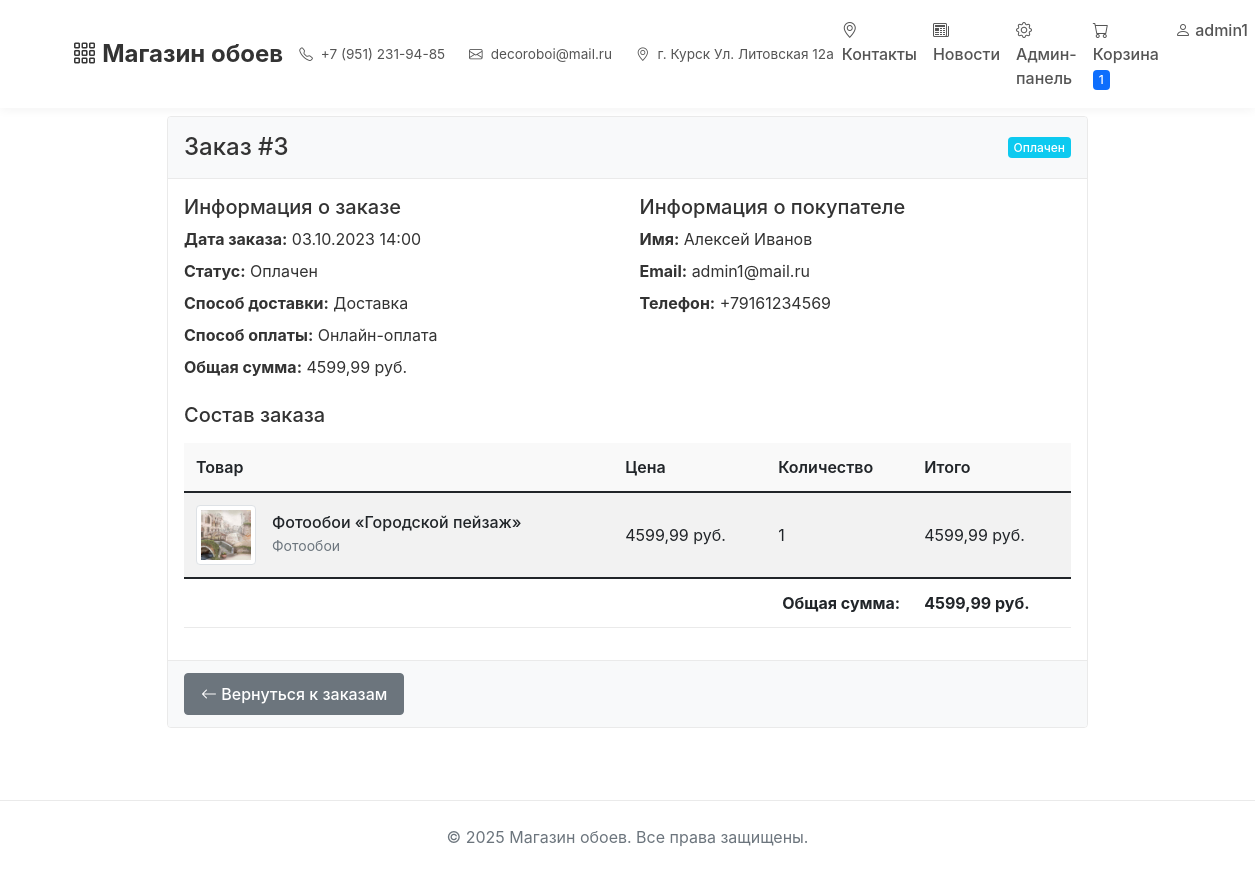
Page /order/3/ (signed in) on the committed database.
### store/models.py (models this page shows, shortened)
class User(AbstractUser):
    ROLE_CHOICES = (
        ('admin', 'Администратор'),
        ('user', 'Пользователь'),
    )
    role = models.CharField(
        max_length=10,
        choices=ROLE_CHOICES,
        default='user',
        verbose_name='Роль'
    )
    phone = models.CharField(
        max_length=15,
        blank=True,
        verbose_name='Телефон'
    )
    address = models.TextField(
        blank=True,
        verbose_name='Адрес'
    )
    city = models.CharField(
        max_length=100,
        blank=True,
        verbose_name='Город'
    )
    postal_code = models.CharField(
        max_length=10,
        blank=True,
        verbose_name='Почтовый индекс'
    )
    country = models.CharField(
        max_length=100,
        blank=True,
        default='Россия',
        verbose_name='Страна'
    )
    class Meta:
        verbose_name = 'Пользователь'
        verbose_name_plural = 'Пользователи'
    def is_admin(self):
        return self.role == 'admin'

class Order(models.Model):
    STATUS_CHOICES = (
        ('new', 'Новый'),
        ('processing', 'В обработке'),
        ('paid', 'Оплачен'),
        ('shipped', 'Отправлен'),
        ('completed', 'Завершён'),
        ('cancelled', 'Отменён'),
    )
    DELIVERY_CHOICES = (
        ('pickup', 'Самовывоз'),
        ('delivery', 'Доставка'),
    )
    PAYMENT_CHOICES = (
        ('online', 'Онлайн-оплата'),
        ('cod', 'Оплата при получении'),
    )
    PRIORITY_CHOICES = (
        ('low', 'Низкий'),
        ('medium', 'Средний'),
        ('high', 'Высокий'),
    )
    user = models.ForeignKey(
        User,
        on_delete=models.CASCADE,
        related_name="orders",
        verbose_name='Пользователь'
    )
    created_at = models.DateTimeField(
        auto_now_add=True,
        verbose_name='Дата создания'
    )
    updated_at = models.DateTimeField(
        auto_now=True,
        verbose_name='Дата обновления'
    )
    status = models.CharField(
        max_length=20,
        choices=STATUS_CHOICES,
        default='new',
        verbose_name='Статус'
    )
    delivery_method = models.CharField(
        max_length=20,
        choices=DELIVERY_CHOICES,
        default='pickup',
        verbose_name='Способ доставки'
    )
    payment_method = models.CharField(
        max_length=20,
        choices=PAYMENT_CHOICES,
        default='cod',
        verbose_name='Способ оплаты'
    )
    total_price = models.DecimalField(
        max_digits=10,
        decimal_places=2,
        default=0,
        verbose_name='Общая стоимость'
    )
    shipping_address = models.TextField(
        verbose_name='Адрес доставки',
        blank=True
    )
    shipping_city = models.CharField(
        max_length=100,
        verbose_name='Город',
        blank=True
    )
    shipping_zip_code = models.CharField(
        max_length=10,
        verbose_name='Почтовый индекс',
        blank=True
    )
    customer_notes = models.TextField(
        blank=True,
        verbose_name='Примечания клиента'
    )
    admin_notes = models.TextField(
        blank=True,
        verbose_name='Заметки администратора'
    )
    assigned_to = models.ForeignKey(
        User,
        on_delete=models.SET_NULL,
        null=True,
        blank=True,
        related_name='assigned_orders',
        verbose_name='Ответственный'
    )
    priority = models.CharField(
        max_length=10,
        choices=PRIORITY_CHOICES,
        default='medium',
        verbose_name='Приоритет'
    )
    class Meta:
        verbose_name = 'Заказ'
        verbose_name_plural = 'Заказы'
        ordering = ['-created_at']

class OrderItem(models.Model):
    order = models.ForeignKey(
        Order,
        on_delete=models.CASCADE,
        related_name="items",
        verbose_name='Заказ')
    product = models.ForeignKey(Product, on_delete=models.CASCADE)
    quantity = models.PositiveIntegerField()
    price = models.DecimalField(max_digits=10, decimal_places=2)
    def total_price(self):
        return self.price * self.quantity
    class Meta:
        verbose_name = "Товар в заказе"
        verbose_name_plural = "Товары в заказе"

class Product(models.Model):
    name = models.CharField(max_length=200)
    description = models.TextField(blank=True)
    price = models.DecimalField(max_digits=10, decimal_places=2)
    image = models.ImageField(upload_to="products/")
    stock = models.PositiveIntegerField(default=0)
    created_at = models.DateTimeField(auto_now_add=True)
    updated_at = models.DateTimeField(auto_now=True)
    category = models.ForeignKey(
        Category,
        on_delete=models.CASCADE,
        related_name="products"
    )
    is_featured = models.BooleanField(
        default=False,
        verbose_name='Рекомендуемый товар',
        help_text='Отметьте, если товар должен отображаться в рекомендованных')
    class Meta:
        verbose_name = "Товар"
        verbose_name_plural = "Товары"
        ordering = ['-created_at']  # Добавлено для стандартной сортировки

class Category(models.Model):
    name = models.CharField(max_length=100, unique=True)
    slug = models.SlugField(unique=True, blank=True, null=True)
    description = models.TextField(blank=True)
    class Meta:
        verbose_name = "Категория"
        verbose_name_plural = "Категории"
        ordering = ['name']

### store/views.py (the view)
# urls.py: path('order/<int:order_id>/', views.order_detail, name='order_detail'),
@login_required
def order_detail(request, order_id):
    order = get_object_or_404(Order, id=order_id, user=request.user)
    context = {'order': order}
    return render(request, 'store/order_detail.html', context)

### store/context_processors.py (called while the page is built)
def cart_items_count(request):
    if request.user.is_authenticated:
        try:
            cart = Cart.objects.get(user=request.user)
            count = cart.items.count()
        except Cart.DoesNotExist:
            count = 0
    else:
        count = 0
    return {'cart_items_count': count}

def user_processor(request):
    return {'current_user': request.user}

### store/templates/store/order_detail.html (shortened to what this page needs)
{% extends 'store/base.html' %}
{% block content %}
<div class="row justify-content-center">
    <div class="col-lg-10">
        <div class="card mb-4">
            <div class="card-header bg-light">
                <div class="d-flex justify-content-between align-items-center">
                    <h4 class="mb-0">Заказ #{{ order.id }}</h4>
                    <span class="badge
                        {% if order.status == 'completed' %}bg-success
                        {% elif order.status == 'cancelled' %}bg-danger
                        {% elif order.status == 'processing' %}bg-warning
                        {% else %}bg-info{% endif %}">
                        {{ order.get_status_display }}
                    </span>
                </div>
            </div>
            <div class="card-body">
                <div class="row mb-4">
                    <div class="col-md-6">
                        <h5>Информация о заказе</h5>
                        <div class="mb-2">
                            <strong>Дата заказа:</strong> {{ order.created_at|date:"d.m.Y H:i" }}
                        </div>
                        <div class="mb-2">
                            <strong>Статус:</strong> {{ order.get_status_display }}
                        </div>
                        <div class="mb-2">
                            <strong>Способ доставки:</strong> {{ order.get_delivery_method_display }}
                        </div>
                        <div class="mb-2">
                            <strong>Способ оплаты:</strong> {{ order.get_payment_method_display }}
                        </div>
                        <div>
                            <strong>Общая сумма:</strong> {{ order.total_price }} руб.
                        </div>
                    </div>
                    <div class="col-md-6">
                        <h5>Информация о покупателе</h5>
                        <div class="mb-2">
                            <strong>Имя:</strong> {{ order.user.get_full_name|default:order.user.username }}
                        </div>
                        <div class="mb-2">
                            <strong>Email:</strong> {{ order.user.email }}
                        </div>
                        {% if order.user.phone %}
                        <div class="mb-2">
                            <strong>Телефон:</strong> {{ order.user.phone }}
                        </div>
                        {% endif %}
                    </div>
                </div>
                <h5 class="mb-3">Состав заказа</h5>
                <div class="table-responsive">
                    <table class="table table-striped">
                        <thead>
                            <tr>
                                <th>Товар</th>
                                <th>Цена</th>
                                <th>Количество</th>
                                <th>Итого</th>
                            </tr>
                        </thead>
                        <tbody>
                            {% for item in order.items.all %}
                            <tr>
                                <td>
                                    <div class="d-flex align-items-center">
                                        <img src="{{ item.product.image.url }}" alt="{{ item.product.name }}"
                                             class="img-thumbnail me-3" style="width: 60px; height: 60px; object-fit: cover;">
                                        <div>
                                            <h6 class="mb-0">{{ item.product.name }}</h6>
                                            <small class="text-muted">{{ item.product.category.name }}</small>
                                        </div>
                                    </div>
                                </td>
                                <td>{{ item.price }} руб.</td>
                                <td>{{ item.quantity }}</td>
                                <td>{{ item.total_price }} руб.</td>
                            </tr>
                            {% endfor %}
                        </tbody>
                        <tfoot>
                            <tr>
                                <td colspan="3" class="text-end"><strong>Общая сумма:</strong></td>
                                <td><strong>{{ order.total_price }} руб.</strong></td>
                            </tr>
                        </tfoot>
                    </table>
                </div>
            </div>
            <div class="card-footer bg-light">
                <a href="{% url 'profile' %}" class="btn btn-secondary">
                    <i class="bi bi-arrow-left"></i> Вернуться к заказам
                </a>
            </div>
        </div>
    </div>
</div>
{% endblock %}

### store/templates/store/base.html (shortened to what this page needs)
{% load static %}
<!DOCTYPE html>
<html lang="ru">
<head>
    <link href="https://cdn.jsdelivr.net/npm/bootstrap@5.1.3/dist/css/bootstrap.min.css" rel="stylesheet">
    <link rel="stylesheet" href="https://cdn.jsdelivr.net/npm/bootstrap-icons@1.8.1/font/bootstrap-icons.css">
</head>
<body>
    <nav class="navbar navbar-expand-lg navbar-light bg-light mb-2">
        <div class="container">
            <a class="navbar-brand" href="{% url 'index' %}">
                <i class="bi bi-grid-3x3-gap"></i> Магазин обоев
            </a>
            <div class="collapse navbar-collapse justify-content-between" id="navbarNav">
                <div class="header-contacts d-none d-lg-flex">
                    <div class="header-contact-item">
                        <i class="bi bi-telephone"></i> +7 (951) 231-94-85
                    </div>
                    <div class="header-contact-item">
                        <i class="bi bi-envelope"></i> decoroboi@mail.ru
                    </div>
                    <div class="header-contact-item">
                        <i class="bi bi-geo-alt"></i> г. Курск Ул. Литовская 12а
                    </div>
                </div>
                <ul class="navbar-nav">
                    <li class="nav-item">
                        <a class="nav-link" href="{% url 'contacts' %}">
                            <i class="bi bi-geo-alt"></i> Контакты
                        </a>
                    </li>
                    <li class="nav-item">
                        <a class="nav-link" href="{% url 'news_list' %}">
                            <i class="bi bi-newspaper"></i> Новости
                        </a>
                    </li>
                    {% if user.is_authenticated %}
                        {% if user.is_admin %}
                        <li class="nav-item">
                            <a class="nav-link" href="{% url 'admin_dashboard' %}">
                                <i class="bi bi-gear"></i> Админ-панель
                            </a>
                        </li>
                        {% endif %}
                        <li class="nav-item">
                            <a class="nav-link" href="{% url 'cart' %}">
                                <i class="bi bi-cart"></i> Корзина
                                <span class="badge bg-primary">{{ cart_items_count }}</span>
                            </a>
                        </li>
                        <li class="nav-item dropdown">
                            <a class="nav-link dropdown-toggle" href="#" id="userDropdown" role="button" data-bs-toggle="dropdown">
                                <i class="bi bi-person"></i> {{ user.username }}
                            </a>
                        </li>
                    {% endif %}
                </ul>
            </div>
        </div>
    </nav>
    <div class="container">
        {% block content %}
        {% endblock %}
    </div>
    <footer class="footer">
        <div class="container">
            <div class="text-center">
                <p class="text-muted mb-0">© 2025 Магазин обоев. Все права защищены.</p>
            </div>
        </div>
    </footer>
</body>
</html>

### store/templates/store/base.html (style rules this page uses)
:root { --primary-color: #4e73df; --secondary-color: #6c757d; --light-bg: #ffffff; --border-color: #eaeaea; }
body { background-color: var(--light-bg); font-family: -apple-system, BlinkMacSystemFont, 'Segoe UI', Roboto, sans-serif; color: #333; display: flex; flex-direction: column; min-height: 100vh; }
.navbar { background-color: white !important; box-shadow: 0 2px 10px rgba(0, 0, 0, 0.05); padding: 10px 0; }
.navbar-brand { font-weight: 700; font-size: 1.5rem; color: #333 !important; }
.nav-link { color: #555 !important; font-weight: 500; }
.card { border: 1px solid var(--border-color); border-radius: 4px; transition: all 0.2s ease; overflow: hidden; }
.card-header { background-color: white; border-bottom: 1px solid var(--border-color); font-weight: 600; padding: 1rem; }
.card-body { padding: 1rem; }
.card-footer { background-color: white; border-top: 1px solid var(--border-color); padding: 0.75rem 1rem; }
.btn { border-radius: 4px; padding: 0.5rem 1rem; font-weight: 500; transition: all 0.2s ease; }
.table th { border-top: none; font-weight: 600; background-color: #f9f9f9; padding: 0.75rem; }
.table td { padding: 0.75rem; vertical-align: middle; border-color: var(--border-color); }
.badge { border-radius: 4px; padding: 0.35em 0.5em; font-weight: 500; }
.container { padding-left: 15px; padding-right: 15px; flex: 1; }
.footer { background-color: white; border-top: 1px solid var(--border-color); margin-top: 3rem; padding: 1.5rem 0; }
.header-contacts { display: flex; gap: 1.5rem; font-size: 0.85rem; margin: 0; padding: 0; list-style: none; }
.header-contact-item { display: flex; align-items: center; gap: 0.5rem; color: #555; white-space: nowrap; }

### rows in the picture
User: username "admin1"
Order: id "3", status "Оплачен", created_at "03.10.2023 14:00", delivery_method "Доставка", payment_method "Онлайн-оплата", total_price "4599,99", user.get_full_name "Алексей Иванов", user.email "admin1@mail.ru", user.phone "+79161234569"
OrderItem: product.image (picture), product.name "Фотообои «Городской пейзаж»", product.category.name "Фотообои", price "4599,99", quantity "1", total_price "4599,99"

### other values in the picture
{{ cart_items_count }} "1"
